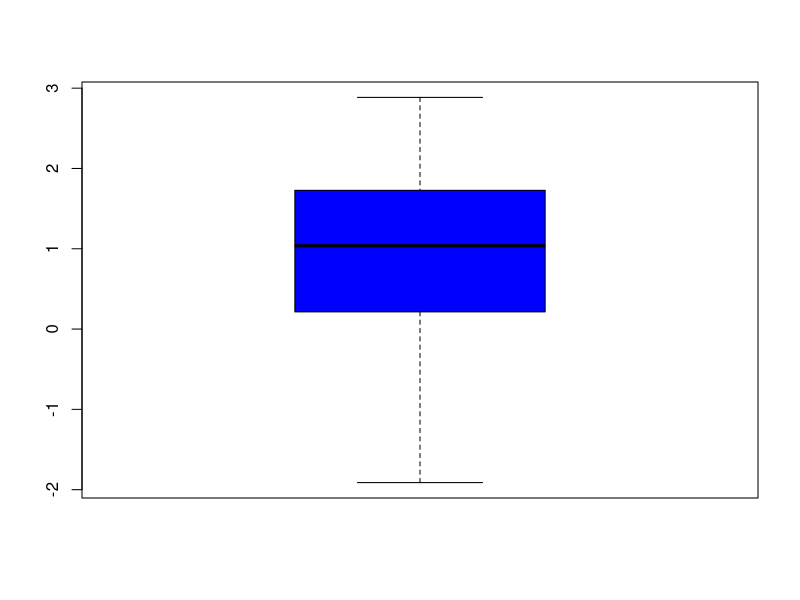
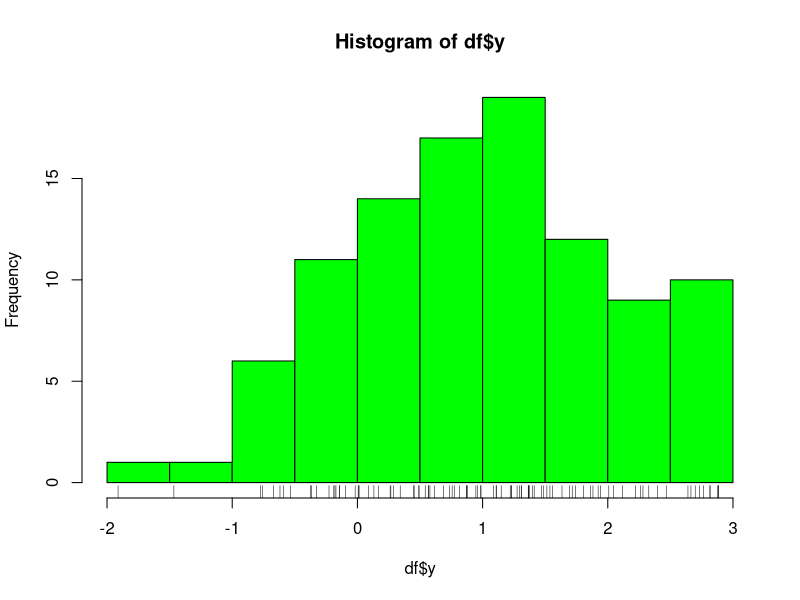
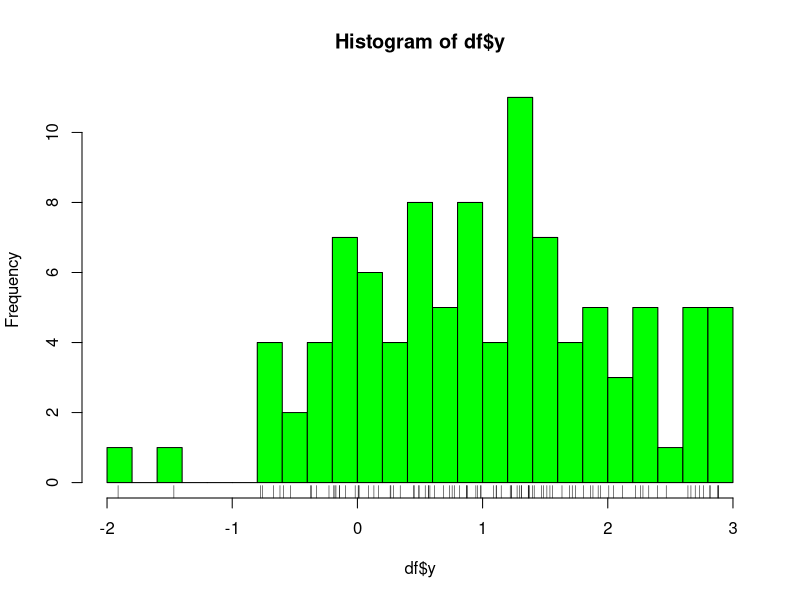
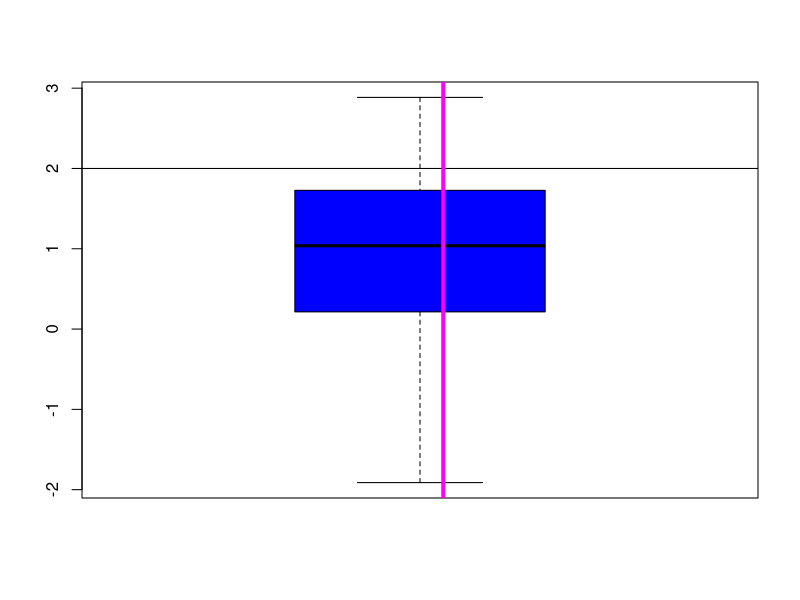
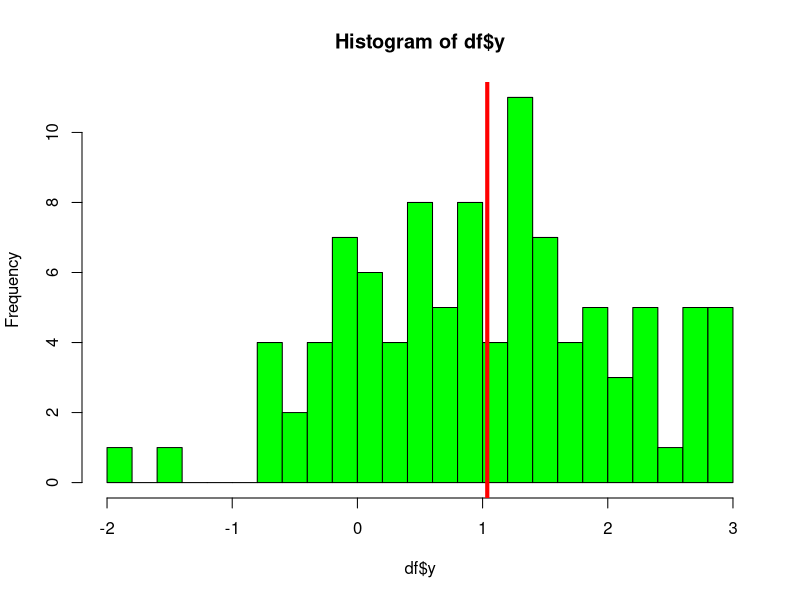
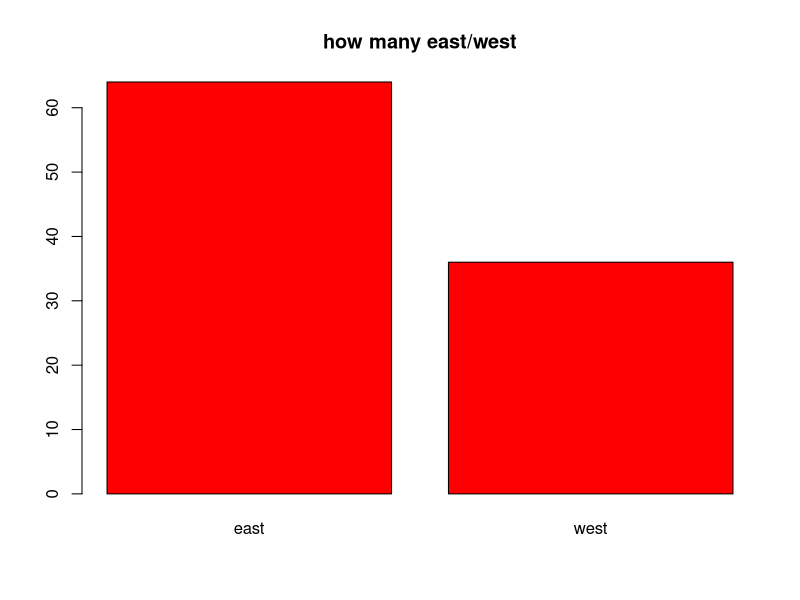
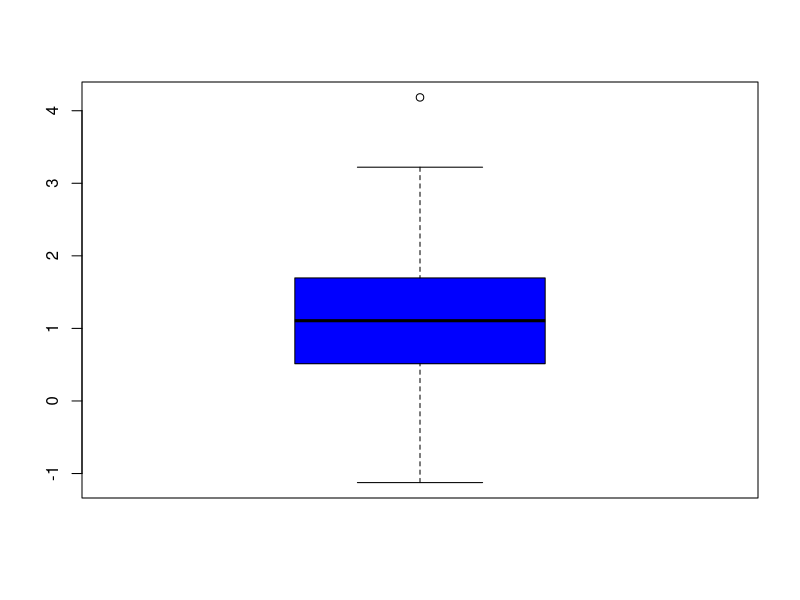
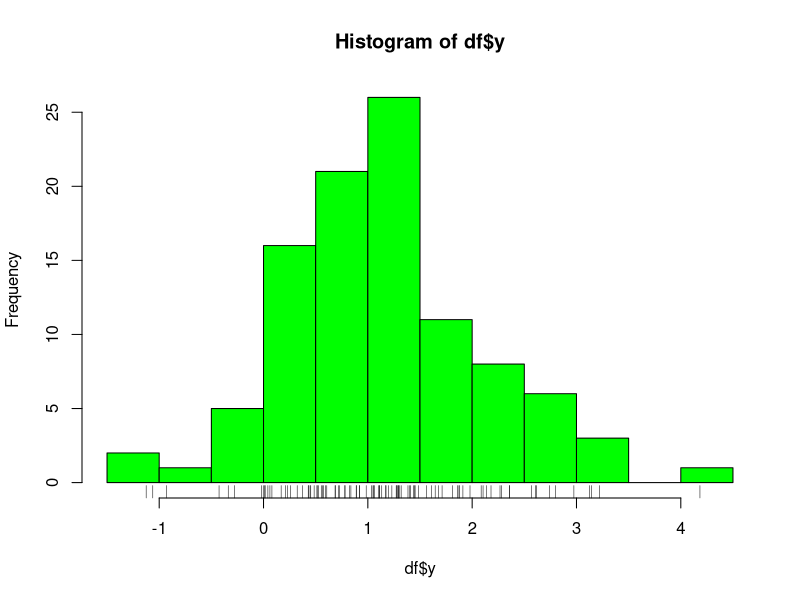

Generate these figures, in order, with R:
x=rnorm(100)
y=rnorm(100)
z=rnorm(100)
df=data.frame(cbind(x,y,z))+1
boxplot(df$y,col="blue")
hist(df$y,col="green")
rug(df$y)
hist(df$y,col="green",breaks = 20)
rug(df$y)
boxplot(df$y,col="blue")
abline(h=2)
abline(v=median(df$y),col="magenta",lwd=4)
hist(df$y,col = "green",breaks = 25)
abline(v=median(df$y),col="red",lwd=4)
z=factor(c("east","west"))
z[1:50]="east"
z[51:100]="west"
z[57:70]="east"
barplot(table(z),col = "red",main="how many east/west")
x=rnorm(100)
y=rnorm(100)
z=rnorm(100)
df=data.frame(cbind(x,y,z))+1
boxplot(df$y,col="blue")
hist(df$y,col="green")
rug(df$y)
hist(df$y,col="green",breaks = 20)
rug(df$y)
boxplot(df$y,col="blue")
abline(h=2)
abline(v=median(df$y),col="magenta",lwd=4)
hist(df$y,col = "green",breaks = 25)
abline(v=median(df$y),col="red",lwd=4)
z=factor(c("east","west"))
z[1:50]="east"
z[51:100]="west"
z[57:70]="east"
barplot(table(z),col = "red",main="how many east/west")
